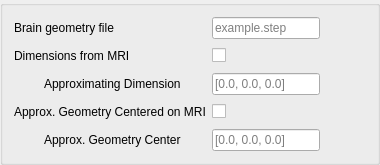
             <widget class="QGroupBox" name="groupBoxBrainGeometry">
              <property name="font">
               <font/>
              </property>
              <property name="styleSheet">
               <string notr="true"/>
              </property>
              <property name="title">
               <string/>
              </property>
              <layout class="QGridLayout" name="gridLayout_3">
               <item row="0" column="0">
                <layout class="QGridLayout" name="gridLayout_19">
                 <property name="leftMargin">
                  <number>0</number>
                 </property>
                 <item row="1" column="2">
                  <widget class="QPushButton" name="pushButton_Dimensions_From_MRI">
                   <property name="toolTip">
                    <string>&lt;html&gt;&lt;head/&gt;&lt;body&gt;&lt;p&gt;&lt;span style=&quot; font-size:14pt;&quot;&gt;Check if dimensions of the approximating ellipspoid should be defined by inscribing it to the MRI data box.&lt;/span&gt;&lt;/p&gt;&lt;/body&gt;&lt;/html&gt;</string>
                   </property>
                   <property name="text">
                    <string/>
                   </property>
                   <property name="icon">
                    <iconset resource="icons.qrc">
                     <normaloff>:/icons/icons/info.png</normaloff>:/icons/icons/info.png</iconset>
                   </property>
                   <property name="iconSize">
                    <size>
                     <width>24</width>
                     <height>24</height>
                    </size>
                   </property>
                   <property name="flat">
                    <bool>true</bool>
                   </property>
                  </widget>
                 </item>
                 <item row="2" column="2">
                  <widget class="QWidget" name="widget_Approximating_Dimensions_3" native="true">
                   <layout class="QVBoxLayout" name="verticalLayout">
                    <property name="spacing">
                     <number>0</number>
                    </property>
                    <property name="leftMargin">
                     <number>0</number>
                    </property>
                    <property name="topMargin">
                     <number>0</number>
                    </property>
                    <property name="rightMargin">
                     <number>0</number>
                    </property>
                    <property name="bottomMargin">
                     <number>0</number>
                    </property>
                    <item>
                     <widget class="QPushButton" name="pushButton_X_Length">
                      <property name="toolTip">
                       <string>&lt;html&gt;&lt;head/&gt;&lt;body&gt;&lt;p&gt;&lt;span style=&quot; font-size:14pt;&quot;&gt;Provide dimensions (lengths in mm) of the approximating ellipsoid as [x,y,z]. For example, [10.0,12.0,11.0].&lt;/span&gt;&lt;/p&gt;&lt;/body&gt;&lt;/html&gt;</string>
                      </property>
                      <property name="text">
                       <string/>
                      </property>
                      <property name="icon">
                       <iconset resource="icons.qrc">
                        <normaloff>:/icons/icons/info.png</normaloff>:/icons/icons/info.png</iconset>
                      </property>
                      <property name="iconSize">
                       <size>
                        <width>24</width>
                        <height>24</height>
                       </size>
                      </property>
                      <property name="flat">
                       <bool>true</bool>
                      </property>
                     </widget>
                    </item>
                   </layout>
                  </widget>
                 </item>
                 <item row="5" column="2">
                  <widget class="QWidget" name="widget_Approx_Geometry_Center_3" native="true">
                   <layout class="QVBoxLayout" name="verticalLayout_2">
                    <property name="spacing">
                     <number>0</number>
                    </property>
                    <property name="leftMargin">
                     <number>0</number>
                    </property>
                    <property name="topMargin">
                     <number>0</number>
                    </property>
                    <property name="rightMargin">
                     <number>0</number>
                    </property>
                    <property name="bottomMargin">
                     <number>0</number>
                    </property>
                    <item>
                     <widget class="QPushButton" name="pushButton_Approx_Geometry_Center">
                      <property name="toolTip">
                       <string>&lt;html&gt;&lt;head/&gt;&lt;body&gt;&lt;p&gt;&lt;span style=&quot; font-size:14pt;&quot;&gt;Provide coordinates of the center point of the approximating ellipsoid as [x,y,z]. For example, [10.0,-0.2,44.6].&lt;/span&gt;&lt;/p&gt;&lt;p&gt;&lt;span style=&quot; font-size:14pt; font-weight:600;&quot;&gt;Important&lt;/span&gt;&lt;span style=&quot; font-size:14pt;&quot;&gt;: The coordinates should be given in the MRI data space.&lt;/span&gt;&lt;/p&gt;&lt;/body&gt;&lt;/html&gt;</string>
                      </property>
                      <property name="text">
                       <string/>
                      </property>
                      <property name="icon">
                       <iconset resource="icons.qrc">
                        <normaloff>:/icons/icons/info.png</normaloff>:/icons/icons/info.png</iconset>
                      </property>
                      <property name="iconSize">
                       <size>
                        <width>24</width>
                        <height>24</height>
                       </size>
                      </property>
                      <property name="flat">
                       <bool>true</bool>
                      </property>
                     </widget>
                    </item>
                   </layout>
                  </widget>
                 </item>
                 <item row="4" column="0">
                  <widget class="QLabel" name="label_Approx_Geom_Centered_On_MRI">
                   <property name="font">
                    <font/>
                   </property>
                   <property name="styleSheet">
                    <string notr="true"/>
                   </property>
                   <property name="text">
                    <string>Approx. Geometry Centered on MRI</string>
                   </property>
                  </widget>
                 </item>
                 <item row="2" column="0">
                  <widget class="QWidget" name="widget_Approximating_Dimensions" native="true">
                   <layout class="QHBoxLayout" name="horizontalLayout_12">
                    <property name="leftMargin">
                     <number>30</number>
                    </property>
                    <property name="topMargin">
                     <number>0</number>
                    </property>
                    <property name="rightMargin">
                     <number>0</number>
                    </property>
                    <property name="bottomMargin">
                     <number>0</number>
                    </property>
                    <item>
                     <layout class="QVBoxLayout" name="verticalLayout_7">
                      <property name="leftMargin">
                       <number>0</number>
                      </property>
                      <item>
                       <widget class="QLabel" name="label_X_Length_2">
                        <property name="font">
                         <font/>
                        </property>
                        <property name="text">
                         <string>Approximating Dimension</string>
                        </property>
                       </widget>
                      </item>
                     </layout>
                    </item>
                   </layout>
                  </widget>
                 </item>
                 <item row="0" column="2">
                  <widget class="QPushButton" name="pushButton_Brain_Shape">
                   <property name="toolTip">
                    <string>&lt;html&gt;&lt;head/&gt;&lt;body&gt;&lt;p&gt;&lt;span style=&quot; font-size:14pt;&quot;&gt;Provide name of a file with the brain geometry or enter 0 to create an approximation with ellipsoid. The geometry file should be copied to /oss_platform/OSS_platform directory.&lt;/span&gt;&lt;/p&gt;&lt;p&gt;&lt;span style=&quot; font-size:14pt; font-weight:600;&quot;&gt;Supported formats&lt;/span&gt;&lt;span style=&quot; font-size:14pt;&quot;&gt;: brep/step/iges.&lt;/span&gt;&lt;/p&gt;&lt;p&gt;&lt;span style=&quot; font-size:14pt; font-weight:600;&quot;&gt;Important:&lt;/span&gt;&lt;span style=&quot; font-size:14pt;&quot;&gt; Brain geometry should be in the same coordinates as the provided MRI data and in mm!&lt;/span&gt;&lt;/p&gt;&lt;/body&gt;&lt;/html&gt;</string>
                   </property>
                   <property name="text">
                    <string/>
                   </property>
                   <property name="icon">
                    <iconset resource="icons.qrc">
                     <normaloff>:/icons/icons/info.png</normaloff>:/icons/icons/info.png</iconset>
                   </property>
                   <property name="iconSize">
                    <size>
                     <width>24</width>
                     <height>24</height>
                    </size>
                   </property>
                   <property name="flat">
                    <bool>true</bool>
                   </property>
                  </widget>
                 </item>
                 <item row="0" column="1">
                  <widget class="QLineEdit" name="lineEdit_Brain_Shape">
                   <property name="font">
                    <font/>
                   </property>
                   <property name="text">
                    <string/>
                   </property>
                   <property name="placeholderText">
                    <string>example.step</string>
                   </property>
                  </widget>
                 </item>
                 <item row="0" column="0">
                  <widget class="QLabel" name="label_Brain_Shape">
                   <property name="font">
                    <font/>
                   </property>
                   <property name="styleSheet">
                    <string notr="true"/>
                   </property>
                   <property name="text">
                    <string>Brain geometry file</string>
                   </property>
                  </widget>
                 </item>
                 <item row="1" column="0">
                  <widget class="QLabel" name="label_Dimensions_From_MRI">
                   <property name="font">
                    <font/>
                   </property>
                   <property name="styleSheet">
                    <string notr="true"/>
                   </property>
                   <property name="text">
                    <string>Dimensions from MRI</string>
                   </property>
                  </widget>
                 </item>
                 <item row="5" column="0">
                  <widget class="QWidget" name="widget_Approx_Geometry_Center" native="true">
                   <property name="minimumSize">
                    <size>
                     <width>0</width>
                     <height>0</height>
                    </size>
                   </property>
                   <layout class="QGridLayout" name="gridLayout_22">
                    <property name="leftMargin">
                     <number>30</number>
                    </property>
                    <property name="topMargin">
                     <number>0</number>
                    </property>
                    <property name="rightMargin">
                     <number>0</number>
                    </property>
                    <property name="bottomMargin">
                     <number>0</number>
                    </property>
                    <item row="0" column="0">
                     <layout class="QHBoxLayout" name="horizontalLayout_121">
                      <property name="topMargin">
                       <number>0</number>
                      </property>
                      <property name="rightMargin">
                       <number>0</number>
                      </property>
                      <property name="bottomMargin">
                       <number>0</number>
                      </property>
                      <item>
                       <widget class="QLabel" name="label_Approx_Geometry_Center">
                        <property name="font">
                         <font/>
                        </property>
                        <property name="text">
                         <string>Approx. Geometry Center</string>
                        </property>
                       </widget>
                      </item>
                     </layout>
                    </item>
                   </layout>
                  </widget>
                 </item>
                 <item row="1" column="1">
                  <layout class="QHBoxLayout" name="horizontalLayout_73">
                   <item>
                    <widget class="QCheckBox" name="checkBox_Dimensions_From_MRI">
                     <property name="font">
                      <font/>
                     </property>
                     <property name="layoutDirection">
                      <enum>Qt::LeftToRight</enum>
                     </property>
                     <property name="text">
                      <string/>
                     </property>
                     <property name="iconSize">
                      <size>
                       <width>16</width>
                       <height>16</height>
                      </size>
                     </property>
                    </widget>
                   </item>
                  </layout>
                 </item>
                 <item row="2" column="1">
                  <widget class="QWidget" name="widget_Approximating_Dimensions_2" native="true">
                   <layout class="QHBoxLayout" name="horizontalLayout_13">
                    <property name="leftMargin">
                     <number>0</number>
                    </property>
                    <property name="topMargin">
                     <number>0</number>
                    </property>
                    <property name="rightMargin">
                     <number>0</number>
                    </property>
                    <property name="bottomMargin">
                     <number>0</number>
                    </property>
                    <item>
                     <layout class="QVBoxLayout" name="verticalLayout_16">
                      <item>
                       <widget class="QLineEdit" name="lineEdit_Approximating_Dimensions">
                        <property name="placeholderText">
                         <string>[0.0, 0.0, 0.0]</string>
                        </property>
                       </widget>
                      </item>
                     </layout>
                    </item>
                   </layout>
                  </widget>
                 </item>
                 <item row="4" column="1">
                  <widget class="QCheckBox" name="checkBox_Approx_Geom_Centered_On_MRI">
                   <property name="font">
                    <font/>
                   </property>
                   <property name="layoutDirection">
                    <enum>Qt::LeftToRight</enum>
                   </property>
                   <property name="text">
                    <string/>
                   </property>
                  </widget>
                 </item>
                 <item row="5" column="1">
                  <widget class="QWidget" name="widget_Approx_Geometry_Center_2" native="true">
                   <layout class="QGridLayout" name="gridLayout_32">
                    <property name="leftMargin">
                     <number>0</number>
                    </property>
                    <property name="topMargin">
                     <number>0</number>
                    </property>
                    <property name="rightMargin">
                     <number>0</number>
                    </property>
                    <property name="bottomMargin">
                     <number>0</number>
                    </property>
                    <property name="spacing">
                     <number>0</number>
                    </property>
                    <item row="0" column="0">
                     <layout class="QHBoxLayout" name="horizontalLayout_79">
                      <item>
                       <widget class="QLineEdit" name="lineEdit_Approx_Geometry_Center">
                        <property name="font">
                         <font/>
                        </property>
                        <property name="placeholderText">
                         <string>[0.0, 0.0, 0.0]</string>
                        </property>
                       </widget>
                      </item>
                     </layout>
                    </item>
                   </layout>
                  </widget>
                 </item>
                 <item row="4" column="2">
                  <widget class="QPushButton" name="pushButton_Approx_Geometry_Center_2">
                   <property name="toolTip">
                    <string>&lt;html&gt;&lt;head/&gt;&lt;body&gt;&lt;p&gt;&lt;span style=&quot; font-size:14pt;&quot;&gt;Check if the approximating ellispoid should be centered on the MRI data box.&lt;/span&gt;&lt;/p&gt;&lt;/body&gt;&lt;/html&gt;</string>
                   </property>
                   <property name="text">
                    <string/>
                   </property>
                   <property name="icon">
                    <iconset resource="icons.qrc">
                     <normaloff>:/icons/icons/info.png</normaloff>:/icons/icons/info.png</iconset>
                   </property>
                   <property name="iconSize">
                    <size>
                     <width>24</width>
                     <height>24</height>
                    </size>
                   </property>
                   <property name="flat">
                    <bool>true</bool>
                   </property>
                  </widget>
                 </item>
                </layout>
               </item>
              </layout>
             </widget>
